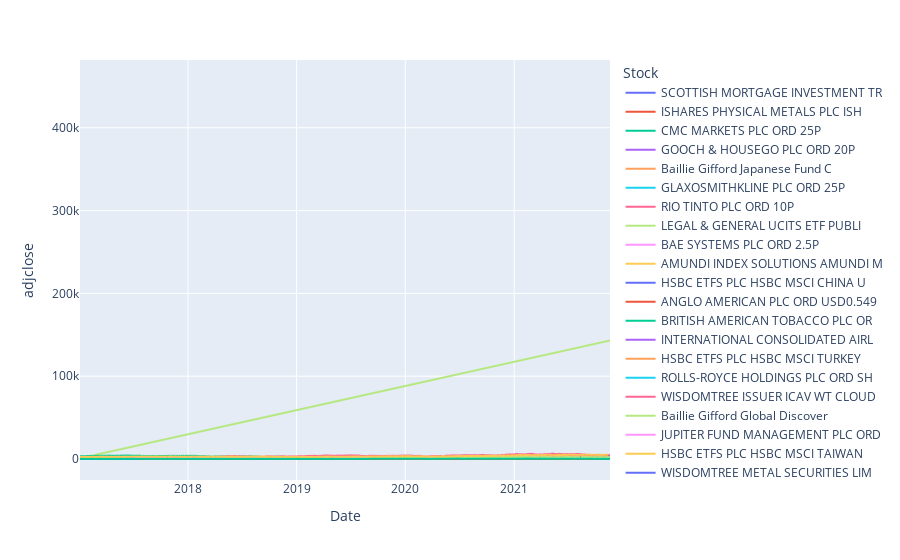

The notebook cell saved with this chart:
### Markdown cell above
Lets try Plotly

### Code cell
import plotly.express as px

fig = px.line(df, x="Date", y="adjclose", color='Stock')
fig.show()

### Figure 1 — Plotly figure (JSON) as saved in the notebook; plotly's stock layout.template omitted (floating-point values rounded to 4 significant figures; data arrays with more than 128 entries replaced by an {"elided": "..."} marker saying what was removed)
{"data": [{"hovertemplate": "Stock=SCOTTISH MORTGAGE INVESTMENT TR<br>Date=%{x}<br>adjclose=%{y}<extra></extra>", "legendgroup": "SCOTTISH MORTGAGE INVESTMENT TR", "line": {"color": "#636efa", "dash": "solid"}, "marker": {"symbol": "circle"}, "mode": "lines", "name": "SCOTTISH MORTGAGE INVESTMENT TR", "showlegend": true, "type": "scattergl", "x": {"elided": "1237 str values"}, "xaxis": "x", "y": {"elided": "1237 float values"}, "yaxis": "y"}, {"hovertemplate": "Stock=ISHARES PHYSICAL METALS PLC ISH<br>Date=%{x}<br>adjclose=%{y}<extra></extra>", "legendgroup": "ISHARES PHYSICAL METALS PLC ISH", "line": {"color": "#EF553B", "dash": "solid"}, "marker": {"symbol": "circle"}, "mode": "lines", "name": "ISHARES PHYSICAL METALS PLC ISH", "showlegend": true, "type": "scattergl", "x": {"elided": "1237 str values"}, "xaxis": "x", "y": {"elided": "1237 float values"}, "yaxis": "y"}, {"hovertemplate": "Stock=CMC MARKETS PLC ORD 25P<br>Date=%{x}<br>adjclose=%{y}<extra></extra>", "legendgroup": "CMC MARKETS PLC ORD 25P", "line": {"color": "#00cc96", "dash": "solid"}, "marker": {"symbol": "circle"}, "mode": "lines", "name": "CMC MARKETS PLC ORD 25P", "showlegend": true, "type": "scattergl", "x": {"elided": "1237 str values"}, "xaxis": "x", "y": {"elided": "1237 float values"}, "yaxis": "y"}, {"hovertemplate": "Stock=GOOCH & HOUSEGO PLC ORD 20P<br>Date=%{x}<br>adjclose=%{y}<extra></extra>", "legendgroup": "GOOCH & HOUSEGO PLC ORD 20P", "line": {"color": "#ab63fa", "dash": "solid"}, "marker": {"symbol": "circle"}, "mode": "lines", "name": "GOOCH & HOUSEGO PLC ORD 20P", "showlegend": true, "type": "scattergl", "x": {"elided": "1237 str values"}, "xaxis": "x", "y": {"elided": "1237 float values"}, "yaxis": "y"}, {"hovertemplate": "Stock=Baillie Gifford Japanese Fund C<br>Date=%{x}<br>adjclose=%{y}<extra></extra>", "legendgroup": "Baillie Gifford Japanese Fund C", "line": {"color": "#FFA15A", "dash": "solid"}, "marker": {"symbol": "circle"}, "mode": "lines", "name": "Baillie Gifford Japanese Fund C", "showlegend": true, "type": "scattergl", "x": {"elided": "985 str values"}, "xaxis": "x", "y": {"elided": "985 int values"}, "yaxis": "y"}, {"hovertemplate": "Stock=GLAXOSMITHKLINE PLC ORD 25P<br>Date=%{x}<br>adjclose=%{y}<extra></extra>", "legendgroup": "GLAXOSMITHKLINE PLC ORD 25P", "line": {"color": "#19d3f3", "dash": "solid"}, "marker": {"symbol": "circle"}, "mode": "lines", "name": "GLAXOSMITHKLINE PLC ORD 25P", "showlegend": true, "type": "scattergl", "x": {"elided": "1237 str values"}, "xaxis": "x", "y": {"elided": "1237 float values"}, "yaxis": "y"}, {"hovertemplate": "Stock=RIO TINTO PLC ORD 10P<br>Date=%{x}<br>adjclose=%{y}<extra></extra>", "legendgroup": "RIO TINTO PLC ORD 10P", "line": {"color": "#FF6692", "dash": "solid"}, "marker": {"symbol": "circle"}, "mode": "lines", "name": "RIO TINTO PLC ORD 10P", "showlegend": true, "type": "scattergl", "x": {"elided": "1237 str values"}, "xaxis": "x", "y": {"elided": "1237 float values"}, "yaxis": "y"}, {"hovertemplate": "Stock=LEGAL & GENERAL UCITS ETF PUBLI<br>Date=%{x}<br>adjclose=%{y}<extra></extra>", "legendgroup": "LEGAL & GENERAL UCITS ETF PUBLI", "line": {"color": "#B6E880", "dash": "solid"}, "marker": {"symbol": "circle"}, "mode": "lines", "name": "LEGAL & GENERAL UCITS ETF PUBLI", "showlegend": true, "type": "scattergl", "x": {"elided": "2210 str values"}, "xaxis": "x", "y": {"elided": "2210 float values"}, "yaxis": "y"}, {"hovertemplate": "Stock=BAE SYSTEMS PLC ORD 2.5P<br>Date=%{x}<br>adjclose=%{y}<extra></extra>", "legendgroup": "BAE SYSTEMS PLC ORD 2.5P", "line": {"color": "#FF97FF", "dash": "solid"}, "marker": {"symbol": "circle"}, "mode": "lines", "name": "BAE SYSTEMS PLC ORD 2.5P", "showlegend": true, "type": "scattergl", "x": {"elided": "1237 str values"}, "xaxis": "x", "y": {"elided": "1237 float values"}, "yaxis": "y"}, {"hovertemplate": "Stock=AMUNDI INDEX SOLUTIONS AMUNDI M<br>Date=%{x}<br>adjclose=%{y}<extra></extra>", "legendgroup": "AMUNDI INDEX SOLUTIONS AMUNDI M", "line": {"color": "#FECB52", "dash": "solid"}, "marker": {"symbol": "circle"}, "mode": "lines", "name": "AMUNDI INDEX SOLUTIONS AMUNDI M", "showlegend": true, "type": "scattergl", "x": ["2021-11-18T00:00:00"], "xaxis": "x", "y": [475.0], "yaxis": "y"}, {"hovertemplate": "Stock=HSBC ETFS PLC HSBC MSCI CHINA U<br>Date=%{x}<br>adjclose=%{y}<extra></extra>", "legendgroup": "HSBC ETFS PLC HSBC MSCI CHINA U", "line": {"color": "#636efa", "dash": "solid"}, "marker": {"symbol": "circle"}, "mode": "lines", "name": "HSBC ETFS PLC HSBC MSCI CHINA U", "showlegend": true, "type": "scattergl", "x": {"elided": "1237 str values"}, "xaxis": "x", "y": {"elided": "1237 float values"}, "yaxis": "y"}, {"hovertemplate": "Stock=ANGLO AMERICAN PLC ORD USD0.549<br>Date=%{x}<br>adjclose=%{y}<extra></extra>", "legendgroup": "ANGLO AMERICAN PLC ORD USD0.549", "line": {"color": "#EF553B", "dash": "solid"}, "marker": {"symbol": "circle"}, "mode": "lines", "name": "ANGLO AMERICAN PLC ORD USD0.549", "showlegend": true, "type": "scattergl", "x": {"elided": "1237 str values"}, "xaxis": "x", "y": {"elided": "1237 float values"}, "yaxis": "y"}, {"hovertemplate": "Stock=BRITISH AMERICAN TOBACCO PLC OR<br>Date=%{x}<br>adjclose=%{y}<extra></extra>", "legendgroup": "BRITISH AMERICAN TOBACCO PLC OR", "line": {"color": "#00cc96", "dash": "solid"}, "marker": {"symbol": "circle"}, "mode": "lines", "name": "BRITISH AMERICAN TOBACCO PLC OR", "showlegend": true, "type": "scattergl", "x": {"elided": "1237 str values"}, "xaxis": "x", "y": {"elided": "1237 float values"}, "yaxis": "y"}, {"hovertemplate": "Stock=INTERNATIONAL CONSOLIDATED AIRL<br>Date=%{x}<br>adjclose=%{y}<extra></extra>", "legendgroup": "INTERNATIONAL CONSOLIDATED AIRL", "line": {"color": "#ab63fa", "dash": "solid"}, "marker": {"symbol": "circle"}, "mode": "lines", "name": "INTERNATIONAL CONSOLIDATED AIRL", "showlegend": true, "type": "scattergl", "x": {"elided": "1237 str values"}, "xaxis": "x", "y": {"elided": "1237 float values"}, "yaxis": "y"}, {"hovertemplate": "Stock=HSBC ETFS PLC HSBC MSCI TURKEY <br>Date=%{x}<br>adjclose=%{y}<extra></extra>", "legendgroup": "HSBC ETFS PLC HSBC MSCI TURKEY ", "line": {"color": "#FFA15A", "dash": "solid"}, "marker": {"symbol": "circle"}, "mode": "lines", "name": "HSBC ETFS PLC HSBC MSCI TURKEY ", "showlegend": true, "type": "scattergl", "x": {"elided": "1237 str values"}, "xaxis": "x", "y": {"elided": "1237 float values"}, "yaxis": "y"}, {"hovertemplate": "Stock=ROLLS-ROYCE HOLDINGS PLC ORD SH<br>Date=%{x}<br>adjclose=%{y}<extra></extra>", "legendgroup": "ROLLS-ROYCE HOLDINGS PLC ORD SH", "line": {"color": "#19d3f3", "dash": "solid"}, "marker": {"symbol": "circle"}, "mode": "lines", "name": "ROLLS-ROYCE HOLDINGS PLC ORD SH", "showlegend": true, "type": "scattergl", "x": {"elided": "1237 str values"}, "xaxis": "x", "y": {"elided": "1237 float values"}, "yaxis": "y"}, {"hovertemplate": "Stock=WISDOMTREE ISSUER ICAV WT CLOUD<br>Date=%{x}<br>adjclose=%{y}<extra></extra>", "legendgroup": "WISDOMTREE ISSUER ICAV WT CLOUD", "line": {"color": "#FF6692", "dash": "solid"}, "marker": {"symbol": "circle"}, "mode": "lines", "name": "WISDOMTREE ISSUER ICAV WT CLOUD", "showlegend": true, "type": "scattergl", "x": {"elided": "563 str values"}, "xaxis": "x", "y": {"elided": "563 float values"}, "yaxis": "y"}, {"hovertemplate": "Stock=Baillie Gifford Global Discover<br>Date=%{x}<br>adjclose=%{y}<extra></extra>", "legendgroup": "Baillie Gifford Global Discover", "line": {"color": "#B6E880", "dash": "solid"}, "marker": {"symbol": "circle"}, "mode": "lines", "name": "Baillie Gifford Global Discover", "showlegend": true, "type": "scattergl", "x": {"elided": "985 str values"}, "xaxis": "x", "y": {"elided": "985 int values"}, "yaxis": "y"}, {"hovertemplate": "Stock=JUPITER FUND MANAGEMENT PLC ORD<br>Date=%{x}<br>adjclose=%{y}<extra></extra>", "legendgroup": "JUPITER FUND MANAGEMENT PLC ORD", "line": {"color": "#FF97FF", "dash": "solid"}, "marker": {"symbol": "circle"}, "mode": "lines", "name": "JUPITER FUND MANAGEMENT PLC ORD", "showlegend": true, "type": "scattergl", "x": {"elided": "1237 str values"}, "xaxis": "x", "y": {"elided": "1237 float values"}, "yaxis": "y"}, {"hovertemplate": "Stock=HSBC ETFS PLC HSBC MSCI TAIWAN <br>Date=%{x}<br>adjclose=%{y}<extra></extra>", "legendgroup": "HSBC ETFS PLC HSBC MSCI TAIWAN ", "line": {"color": "#FECB52", "dash": "solid"}, "marker": {"symbol": "circle"}, "mode": "lines", "name": "HSBC ETFS PLC HSBC MSCI TAIWAN ", "showlegend": true, "type": "scattergl", "x": {"elided": "1236 str values"}, "xaxis": "x", "y": {"elided": "1236 float values"}, "yaxis": "y"}, {"hovertemplate": "Stock=WISDOMTREE METAL SECURITIES LIM<br>Date=%{x}<br>adjclose=%{y}<extra></extra>", "legendgroup": "WISDOMTREE METAL SECURITIES LIM", "line": {"color": "#636efa", "dash": "solid"}, "marker": {"symbol": "circle"}, "mode": "lines", "name": "WISDOMTREE METAL SECURITIES LIM", "showlegend": true, "type": "scattergl", "x": {"elided": "1236 str values"}, "xaxis": "x", "y": {"elided": "1236 float values"}, "yaxis": "y"}, {"hovertemplate": "Stock=CHAPEL DOWN GROUP<br>Date=%{x}<br>adjclose=%{y}<extra></extra>", "legendgroup": "CHAPEL DOWN GROUP", "line": {"color": "#EF553B", "dash": "solid"}, "marker": {"symbol": "circle"}, "mode": "lines", "name": "CHAPEL DOWN GROUP", "showlegend": true, "type": "scattergl", "x": {"elided": "1095 str values"}, "xaxis": "x", "y": {"elided": "1095 float values"}, "yaxis": "y"}, {"hovertemplate": "Stock=BOOHOO GROUP PLC ORD 1P<br>Date=%{x}<br>adjclose=%{y}<extra></extra>", "legendgroup": "BOOHOO GROUP PLC ORD 1P", "line": {"color": "#00cc96", "dash": "solid"}, "marker": {"symbol": "circle"}, "mode": "lines", "name": "BOOHOO GROUP PLC ORD 1P", "showlegend": true, "type": "scattergl", "x": {"elided": "1237 str values"}, "xaxis": "x", "y": {"elided": "1237 float values"}, "yaxis": "y"}], "layout": {"legend": {"title": {"text": "Stock"}, "tracegroupgap": 0}, "margin": {"t": 60}, "xaxis": {"anchor": "y", "domain": [0, 1], "title": {"text": "Date"}}, "yaxis": {"anchor": "x", "domain": [0, 1], "title": {"text": "adjclose"}}}}
